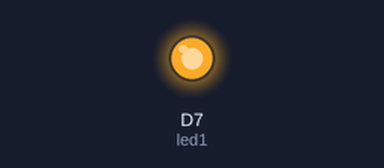
This sketch was run on a simulated ESP8266 (NodeMCU). Parts: output pins drawn as LEDs (lit = HIGH).

Above: at 0.2 s.
At 31.2 s:
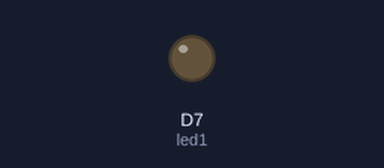
Timing chart, 0 to 32.5 s (numbered marks = the images above):
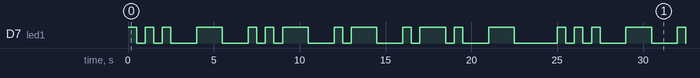

The sketch:

blink_led.ino
```cpp
int led1 = D7; // Instead of writing D7 over and over again, we'll write led2
// This one is the little blue LED on your board. On the Photon it is next to D7, and on the Core it is next to the USB jack.

// Having declared these variables, let's move on to the setup function.
// The setup function is a standard part of any microcontroller program.
// It runs only once when the device boots up or is reset.

void setup() {

  // We are going to tell our device that D0 and D7 (which we named led1 and led2 respectively) are going to be output
  // (That means that we will be sending voltage to them, rather than monitoring voltage that comes from them)

  // It's important you do this here, inside the setup() function rather than outside it or in the loop function.

  pinMode(led1, OUTPUT);

}

void long_blink() {
    digitalWrite(led1, HIGH);
    delay(1500);
    digitalWrite(led1, LOW);
    delay(500);
}

void short_blink() {
    digitalWrite(led1, HIGH);
    delay(500);
    digitalWrite(led1, LOW);
    delay(500);
}

// Next we have the loop function, the other essential part of a microcontroller program.
// This routine gets repeated over and over, as quickly as possible and as many times as possible, after the setup function is called.
// Note: Code that blocks for too long (like more than 5 seconds), can make weird things happen (like dropping the network connection).  The built-in delay function shown below safely interleaves required background activity, so arbitrarily long delays can safely be done if you need them.

void loop() {
  //S Letter
  short_blink();
  short_blink();
  short_blink();
  delay(1000);

  //T Letter
  long_blink();
  delay(1000);

  //U Letter
  short_blink();
  short_blink();
  long_blink();
  delay(1000);

  //A Letter
  short_blink();
  long_blink();
  delay(1000);

  //R Letter
  short_blink();
  long_blink();
  short_blink();
  delay(1000);

  //T Letter
  long_blink();
  delay(2000);
}
```

Measured:
- by itself, D7 (led1): moves between LOW and HIGH, repeating every 25.0 s
- by itself, everything shown: repeats every 25.0 s, in 26 steps
